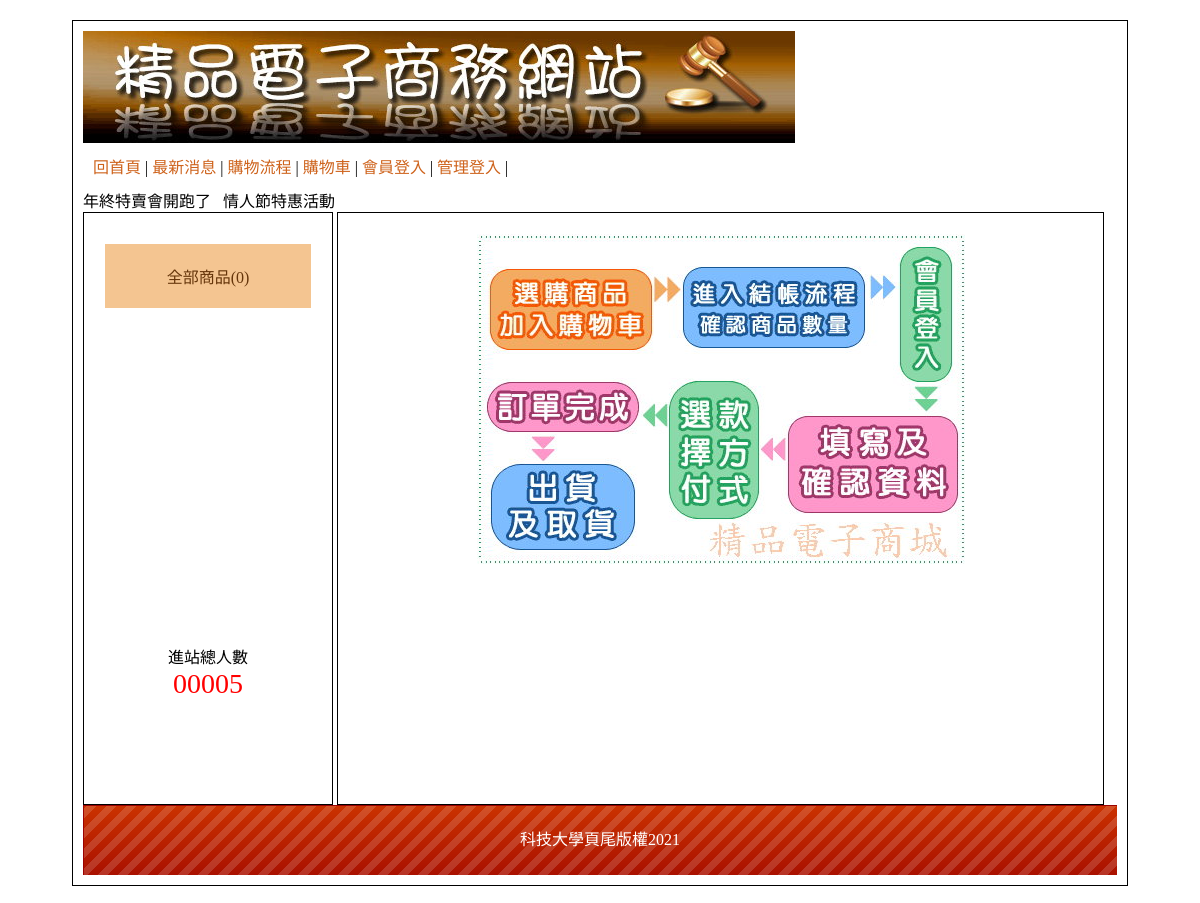
/?do=look, run on an earlier commit of the app's database.
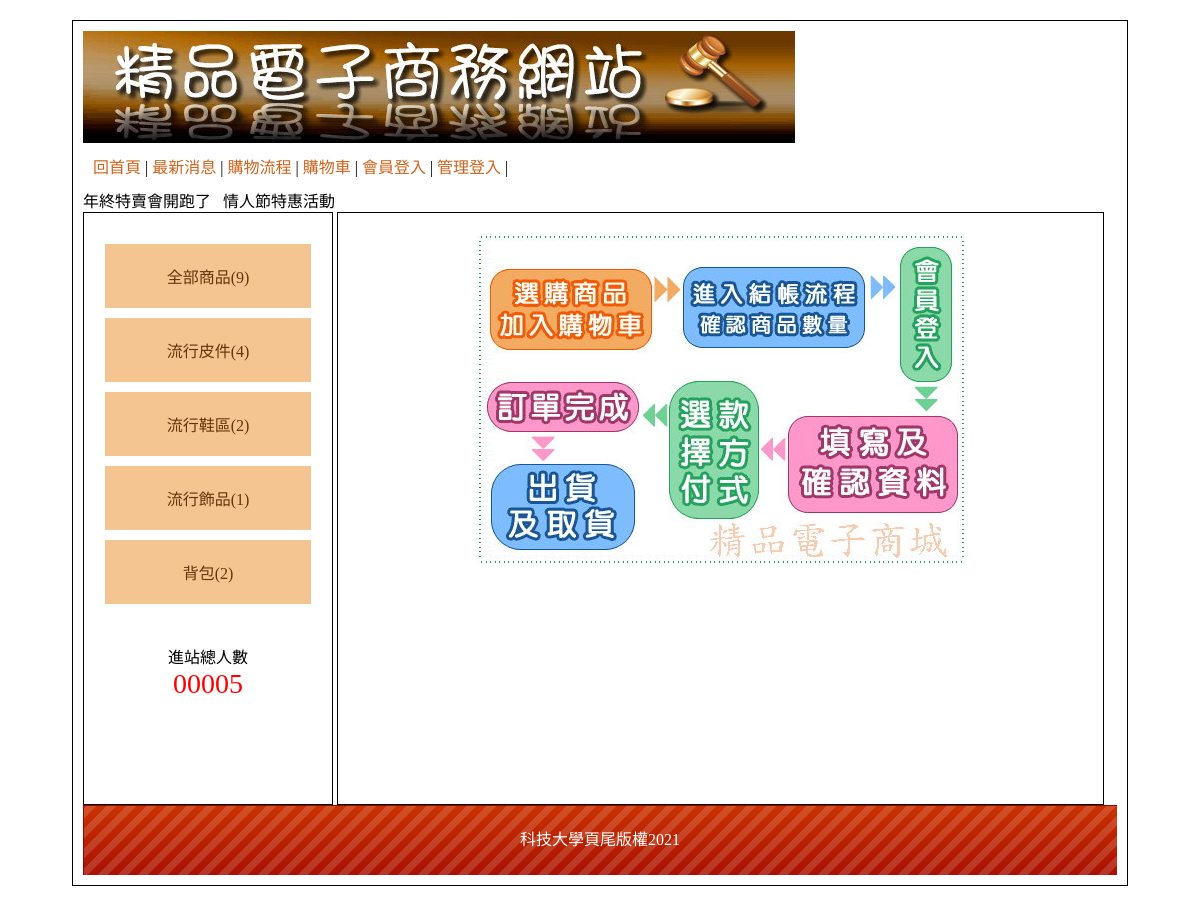
And on a later commit of the database.
### tables this page shows
CREATE TABLE `bot` (
  `id` int(10) UNSIGNED NOT NULL,
  `bot` text NOT NULL
);

CREATE TABLE `type` (
  `id` int(10) UNSIGNED NOT NULL,
  `name` text NOT NULL,
  `parent` int(10) UNSIGNED NOT NULL DEFAULT 0
);

### base.php (called while the page is built, shortened)
<?php
class DB{
    private $dsn="mysql:host=localhost;charset=utf8;dbname=web04";
    private $root='root';
    private $password='12345';
    private $table;
    private $pdo;
    public function __construct($table){
        $this->table=$table;
        $this->pdo=new PDO($this->dsn,$this->root,$this->password);
    }
    public function all(...$arg){
        $sql="select * from $this->table ";
        if(isset($arg[0])){
            if(is_array($arg[0])){
                foreach($arg[0] as $key => $value){
                    $tmp[]=sprintf("`%s`='%s'",$key,$value);
                }
                    $sql=$sql . " where " . implode(" && ",$tmp);
            }else{
                $sql=$sql . $arg[0];
            }
        }
        return $this->pdo->query($sql)->fetchAll();
    }
    public function count(...$arg){
        $sql="select count(*) from $this->table ";
        if(isset($arg[0])){
            if(is_array($arg[0])){
                foreach($arg[0] as $key => $value){
                    $tmp[]=sprintf("`%s`='%s'",$key,$value);
                }
                    $sql=$sql . " where " . implode(" && ",$tmp);
            }else{
                $sql=$sql . $arg[0];
            }
        }
        return $this->pdo->query($sql)->fetchColumn();
    }
    public function find($id){
        $sql="select * from $this->table ";
            if(is_array($id)){
                foreach($id as $key => $value){
                    $tmp[]=sprintf("`%s`='%s'",$key,$value);
                }
                    $sql=$sql . " where " . implode(" && ",$tmp);
            }else{
                $sql=$sql . " where `id`='$id'";
            }
        return $this->pdo->query($sql)->fetch(PDO::FETCH_ASSOC);
    }
}
$Bot=new DB('bot');
$Type=new DB('type');
$Goods=new DB('goods');
?>

### index.php (the view, shortened to what this page needs)
<?php include_once "base.php";?>
<!DOCTYPE html
    PUBLIC "-//W3C//DTD XHTML 1.0 Transitional//EN" "http://www.w3.org/TR/xhtml1/DTD/xhtml1-transitional.dtd">
<html xmlns="http://www.w3.org/1999/xhtml">
<head>
    <link href="./css/css.css" rel="stylesheet" type="text/css">
</head>
<body>
    <div id="main">
        <div id="top">
            <a href="?">
                <img src="./icon/0416.jpg">
            </a>
            <div style="padding:10px;">
                <a href="?">回首頁</a> |
                <a href="?do=news">最新消息</a> |
                <a href="?do=look">購物流程</a> |
                <a href="?do=buycart">購物車</a> |
                <?php
                if(isset($_SESSION['mem'])){
                    echo "<a href='?do=logout'>登出</a> |";
                }else{
                    echo "<a href='?do=login'>會員登入</a> |";
                }
                ?>
                <?php
                if(isset($_SESSION['admin'])){
                    echo "<a href='backend.php'>返回管理</a> |";
                }else{
                    echo "<a href='?do=admin'>管理登入</a> |";
                }
                ?>
            </div>
            <marquee>年終特賣會開跑了&nbsp;&nbsp;&nbsp;情人節特惠活動</marquee>
        </div>
        <div id="left" class="ct">
            <div style="min-height:400px;">
            <div><a href="?type=0">全部商品(<?=$Goods->count(['sh'=>1]);?>)</a></div>
            <?php
            $typeBig=$Type->all(['parent'=>0]);
            foreach($typeBig as $tb){
                echo "<div class='ww'>";
                echo "<a href='?type={$tb['id']}'>{$tb['name']}(".$Goods->count(['big'=>$tb['id'],'sh'=>1]).")</a>";
                echo "</div>";
            }
            ?>
            </div>
            <span>
                <div>進站總人數</div>
                <div style="color:#f00; font-size:28px;">
                    00005 </div>
            </span>
        </div>
        <div id="right">
        <?php
        $do=$_GET['do']??'home';
        $file='frontend/'.$do.".php";
        if(file_exists($file)){
                include $file;
        }else{
                include 'frontend/home.php';
        }
        ?>
        </div>
        <div id="bottom" style="line-height:70px;background:url(icon/bot.png); color:#FFF;" class="ct">
        <?=$Bot->find(1)['bot'];?> </div>
    </div>
</body>
</html>

### frontend/look.php
<div class="ct">
<img src="icon/0401.jpg">
</div>

### css/css.css (style rules this page uses)
body { font-family:"微軟正黑體"; }
#main { width:1034px; padding:10px; margin:20px auto 20px auto; border:#000 solid 1px; min-height:768px; }
#top a { color:#CE631C; text-decoration:none; }
#left { display:inline-block; width:20%; padding:2%; min-height:550px; vertical-align:top; border:#000 1px solid; }
#left a { display:block; padding:20px 5px 20px 5px; text-decoration:none; background:#F4C591; margin:10px auto 10px auto; color:#65350A; }
.ct { text-align:center; }
#right { display:inline-block; width:70%; padding:2%; min-height:550px; border:#000 1px solid; }
#bottom { height:70px; background-size:cover; }

What changed in the data, as far as the page shows it:
added type: name "流行皮件", count "4"
added type: name "流行鞋區", id "2"
added type: name "流行飾品", count "1"
added type: name "背包", count "2"
Also different on the page:
$Goods->count(['sh'=>1]): "0" → "9"
